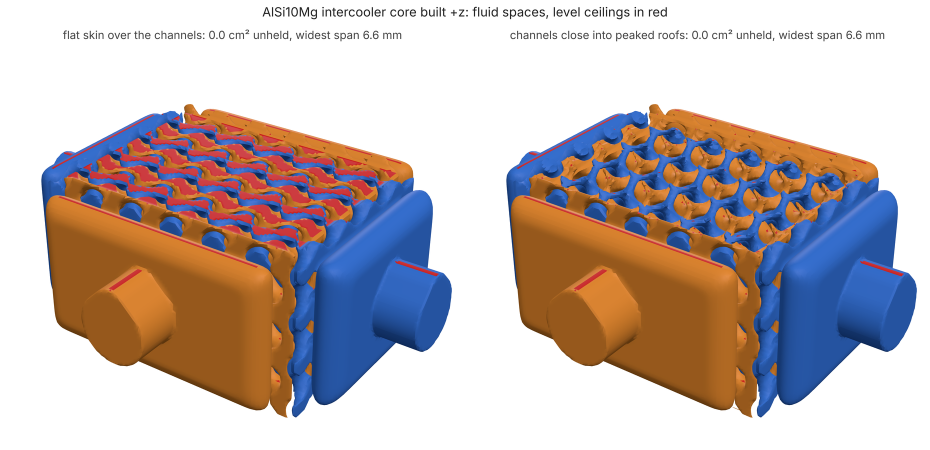
#> input picture docs/images/heatx/lpbf-ceilings.png, 1860 x 900 px (shown at 1/2 size)
$ python -i gallery.py   (imports and definitions only)
#> lines starting #> are read from the running program, lines starting #| are printed output that depends on the picture
"""
Regenerate the README gallery: renders of the eval case studies, their
stress maps, and a few heat exchangers, written to docs/images/ and listed
in README.md between the gallery markers (and in full in docs/GALLERY.md).

Run after an eval run, from the repo root:

    python -m loadpath.evals.run --out evals-out/
    python docs/gallery.py --evals evals-out/

It reuses the eval run's meshes (evals-out/<case>.stl) and scorecard, so
nothing is optimized again. Each part gets one fresh FEA (verify_part with
fields) for its stress map; --no-stress skips that, --no-heatx skips the heat
exchangers, and naming cases limits the run to them (the README keeps the
other cases' existing images). Renders with three.js in headless Chromium
(docs/render3d.py): needs Node with Playwright's Chromium, and the render
extra (matplotlib, shapely).
"""
from __future__ import annotations

import argparse
import datetime
import json
import os
import subprocess
import sys

import numpy as np

ROOT = os.path.dirname(os.path.dirname(os.path.abspath(__file__)))
sys.path.insert(0, ROOT)

sys.path.insert(0, os.path.dirname(os.path.abspath(__file__)))

from render3d import FLUIDS, KEEP_OUT, Scene, ramp  # noqa: E402

VIEWS = [(24, -58), (24, 32), (78, -90)]

CASES = os.path.join(ROOT, "loadpath", "evals", "cases")
IMAGES = os.path.join(ROOT, "docs", "images")
README = os.path.join(ROOT, "README.md")
GALLERY = os.path.join(ROOT, "docs", "GALLERY.md")
START, END = "<!-- gallery:start -->", "<!-- gallery:end -->"
COLS = 3
# Eval cases shown in the README, in this order (the rest are in docs/GALLERY.md).
README_PICKS = ["arm-link", "bell-crank", "printed-hook", "robot-upper-arm", "robot-wrist-yoke", "mbb-beam"]

# The metal heat exchanger case whose internal ceilings the gallery shows.
METAL_CASE = "lpbf-intercooler-core"

# Heat exchangers shown in the gallery: (name, caption, spec, grid step mm, cut normal or None).
HEATX = [
    ("box-crossflow", "Gyroid crossflow in a box: A left to right, B front to back",
     {"core": {"type": "box", "min": [0, 0, 0], "max": [40, 40, 30]},
      "layout": "cross", "axes": "xy", "cell": 10, "wall": 0.8, "header": 5, "portDiameter": 6, "portLength": 5}, 0.4, None),
    ("cylinder-counterflow", "Gyroid counterflow in a cylinder: A through the ends, B in and out the side",
     {"core": {"type": "cylinder", "center": [0, 0, 25], "axis": "z", "length": 50, "r": 15},
      "layout": "counter", "axes": "zx", "cell": 9, "wall": 1.0, "header": 5, "portDiameter": 6, "portLength": 5}, 0.4, (0, 1, 0)),
]


# [5 lines left out: function _git, not called in this run]


def _crop(path, pad=12):
    """Trim the white round a render, so thumbnails fill their cell."""
#> called with path = 'images/heatx/lpbf-ceilings.png', pad = 12
    from PIL import Image, ImageChops

    im = Image.open(path).convert("RGB")
#> im is the input picture: PIL image 1860x900 RGB; mean R, G, B 194.9, 182.6, 181.1
    box = ImageChops.difference(im, Image.new("RGB", im.size, "white")).point(lambda v: 255 if v > 8 else 0).getbbox()
#> box = (82, 13, 1834, 836)
    if box:
        l, t, r, b = box
#> l = 82; t = 13; r = 1834; b = 836
        im.crop((max(l - pad, 0), max(t - pad, 0), min(r + pad, im.width), min(b + pad, im.height))).save(path)
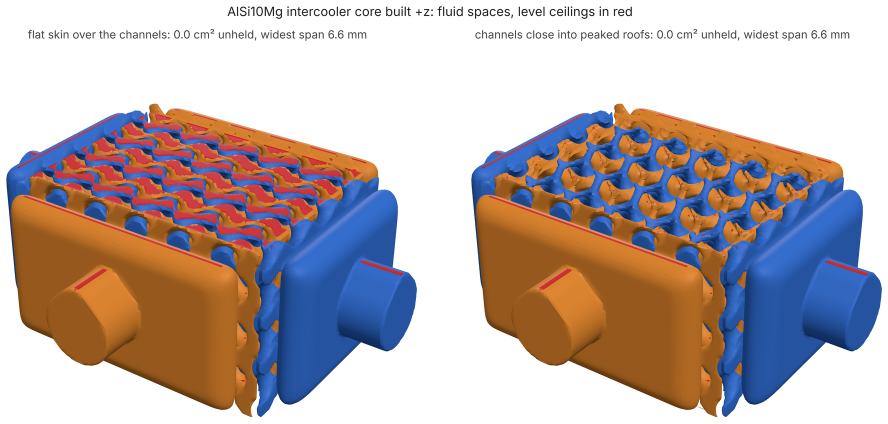
#> saved as lpbf-ceilings.png: PIL image 1776x847 RGB (shown at 1/2 size); mean R, G, B 188.1, 174.4, 172.8
    return path


# [150 lines left out: functions _shape_mesh, _study_panel, render_case, render_heatx, render_metal_ceilings, not called in this run]


def _rel(p):
    return os.path.relpath(p, ROOT).replace(os.sep, "/")


# [40 lines left out: functions _caption, _short_caption, _grid, _stamp, not called in this run]


# docs/images/manufacturing/ comes from full study runs of the variants named
# here (2026-10-30, cloud box), not from the eval suite: re-run them by hand
# when the optimizer changes enough to matter.
MFG_GALLERY = ("The `arm-link` eval case (SF 3, 0.5 mm at the wrist, PA12) with each of loadpath's manufacturing "
               "constraints. Cast two-sided along z and milled from +z and -z, every hole runs straight through; "
               "the cable channel along x is the one undercut left (it needs a side core), and the report says so "
               "(`manufacturing.access.undercutInKeepOuts`). maxMember 6 mm came out 6.8 mm thick at its "
               "thickest, under a 2 mm analysis cell over (the free part: 9.8 mm), and 2 g lighter.")
MFG_YOKE = ("The robot arm's wrist yoke in 6061-T6 aluminium at SF 2: free (38.4 g, SF 4.8) and 5-axis milled with a "
            "4 mm cutter (38.8 g, SF 3.7): every void reachable from one of the six sides, no slot under 4 mm.")


# [95 lines left out: functions write_docs, main, not called in this run]


# [2 lines not run here, left out]

>>> result = _crop('images/heatx/lpbf-ceilings.png')

$ run again, on docs/images/heatx/box-crossflow.png
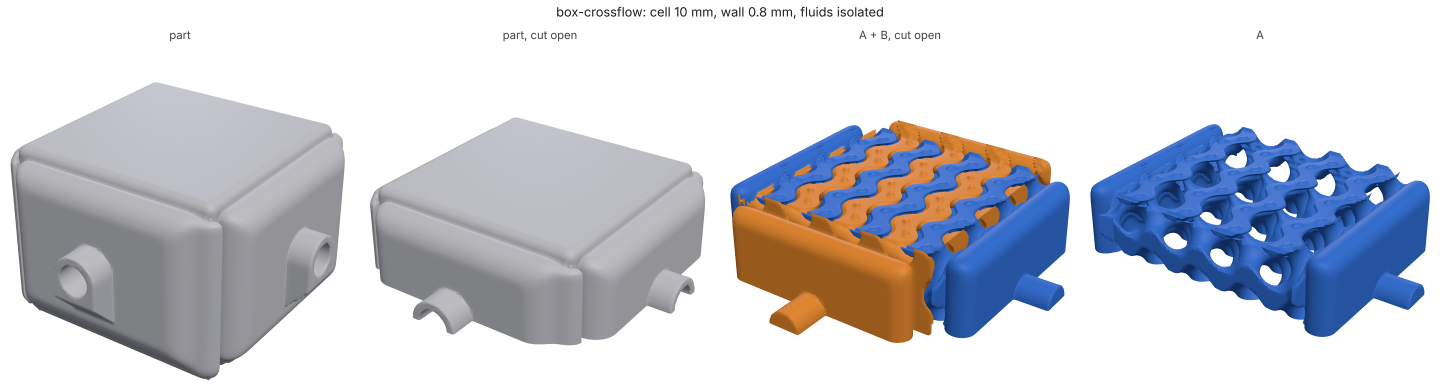
#> input picture docs/images/heatx/box-crossflow.png, 2880 x 780 px (shown at 1/2 size)
#> in _crop, im is the input picture: PIL image 2880x780 RGB; mean R, G, B 203.6, 205.5, 213.2
#> box = (21, 13, 2860, 761)
#> l = 21; t = 13; r = 2860; b = 761
#> in _crop, `im.crop((max(l - pad, 0), max(t - pad, 0), min(r + pad, im.width), min..`:
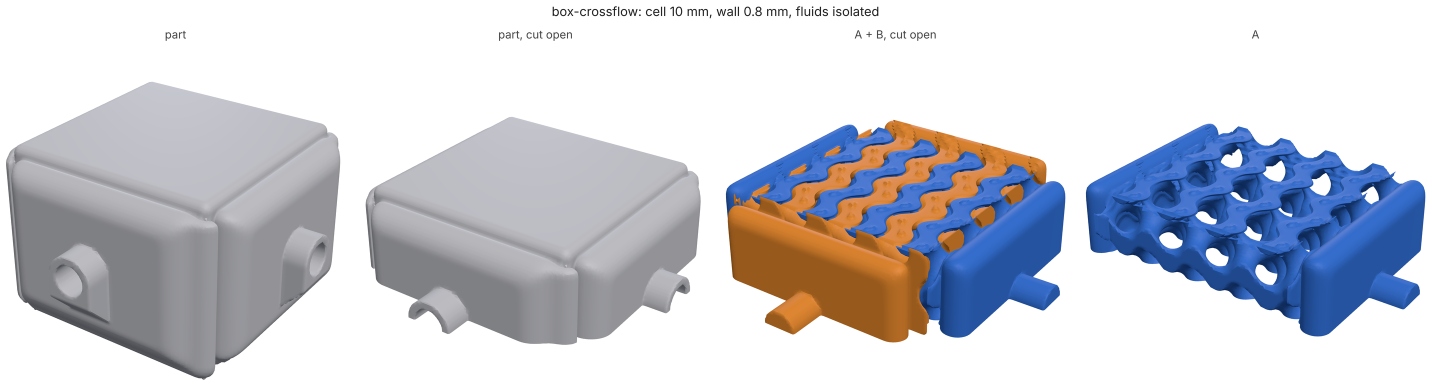
#> saved as box-crossflow.png: PIL image 2863x772 RGB (shown at 1/2 size); mean R, G, B 202.8, 204.7, 212.6

$ run again, on docs/images/heatx/cylinder-counterflow.png
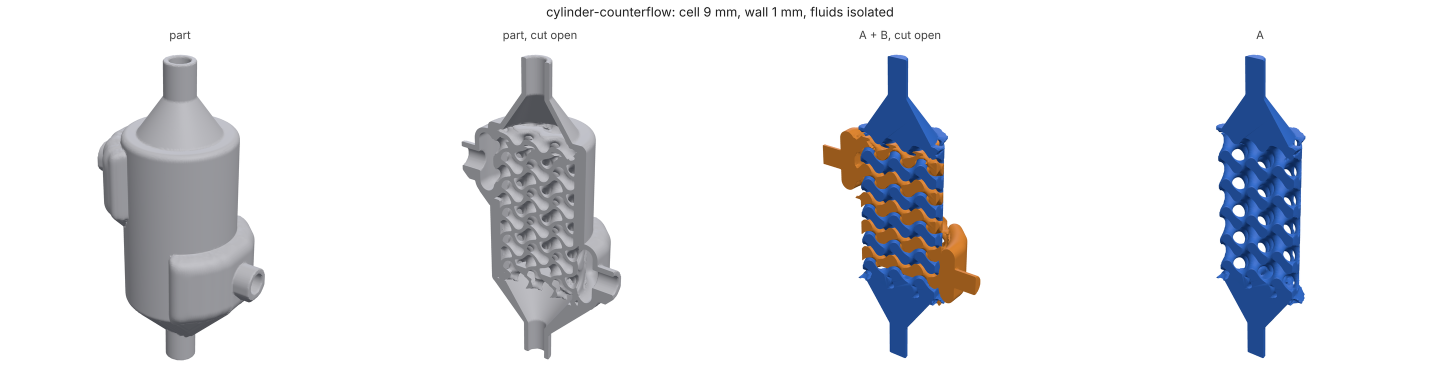
#> input picture docs/images/heatx/cylinder-counterflow.png, 2880 x 780 px (shown at 1/2 size)
#> in _crop, im is the input picture: PIL image 2880x780 RGB; mean R, G, B 231, 232.2, 235.3
#> box = (195, 13, 2611, 721)
#> l = 195; t = 13; r = 2611; b = 721
#> in _crop, `im.crop((max(l - pad, 0), max(t - pad, 0), min(r + pad, im.width), min..`:
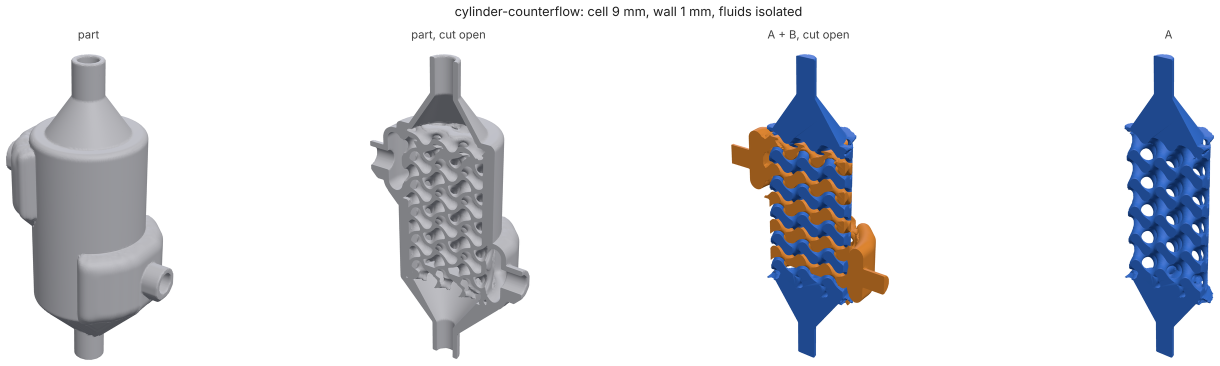
#> saved as cylinder-counterflow.png: PIL image 2440x732 RGB (shown at 1/2 size); mean R, G, B 224.8, 226.3, 230.2
